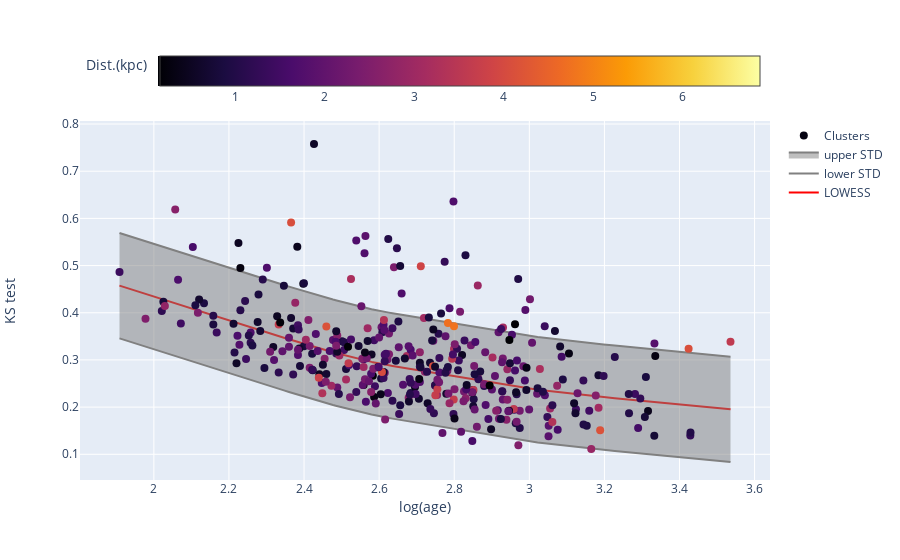

This figure's notebook cell:
### Markdown cell above
To contemplate the spatial distribution of clusters in our galaxy, we have this graph that was obtained in galactic coordinates using the numpy library.

To compose the agglomerates was used use of the high-quality membership of individual stars determined by the method described in detail in [Monteiro et al. (2020)](https://ui.adsabs.harvard.edu/abs/2020MNRAS.499.1874M/abstract) as well as determined fundamental parameters of open clusters as described in  [Dias et al. (2021)](https://ui.adsabs.harvard.edu/abs/2021MNRAS.504..356D/abstract) (and references therein) all applied to the high precision Gaia eDR3 data. With this information, we use a Monte-Carlo method that compares synthetic generated clusters to the observed ones to determine the properties of member stars based on a given set of theoretical isochrones. In this work, we use the Padova PARSEC version 1.2S database of stellar evolutionary tracks and isochrones [Bressan et al. 2012](https://ui.adsabs.harvard.edu/abs/2012MNRAS.427..127B/abstract), which is scaled to solar metal content with $Z_{\odot} = 0.0152$.

### Code cell
ind = (clusters['mass_seg_pval'] < 0.05)

X = np.log10(clusters['mass_total'][ind]).reset_index(drop=True)
Y = clusters['mass_seg'][ind].reset_index(drop=True)

# LOWESS curve
lowess_fit = lowess(Y, X)

# Calculate the mean and standard deviation
mean = lowess_fit[:, 1]
std = np.std(Y - lowess_fit[:, 1])

fig = go.Figure()

fig.add_trace(go.Scatter(x=lowess_fit[:, 0], 
                         y=lowess_fit[:, 1], mode='lines', line=dict(color='red'),
                         name='LOWESS'))

fig.add_trace(go.Scatter(x=lowess_fit[:, 0], 
                         y=mean - std, mode='lines', fill=None, 
                         line=dict(color='gray'), name='lower STD'))

fig.add_trace(go.Scatter(x=lowess_fit[:, 0],
                         y=mean + std, mode='lines', fill='tonexty', 
                         line=dict(color='gray'), name='upper STD'))

fig.add_trace(go.Scatter(x=X, y=Y, mode='markers', name= 'Clusters', marker=dict(
        size=8,
        color=clusters['dist'],
        opacity=1.0,
        symbol='circle',
        colorscale='Inferno',
        showscale=True,
        colorbar=dict(title='Dist.(kpc)', orientation='h'))))

fig.update_layout(
    xaxis=dict(title='log(age)'),
    yaxis=dict(title='KS test'),
)

### Figure 1 — Plotly figure (JSON) as saved in the notebook; plotly's stock layout.template omitted (floating-point values rounded to 4 significant figures; data arrays with more than 128 entries replaced by an {"elided": "..."} marker saying what was removed)
{"data": [{"line": {"color": "red"}, "mode": "lines", "name": "LOWESS", "type": "scatter", "x": {"elided": "368 float values"}, "y": {"elided": "368 float values"}}, {"line": {"color": "gray"}, "mode": "lines", "name": "lower STD", "type": "scatter", "x": {"elided": "368 float values"}, "y": {"elided": "368 float values"}}, {"fill": "tonexty", "line": {"color": "gray"}, "mode": "lines", "name": "upper STD", "type": "scatter", "x": {"elided": "368 float values"}, "y": {"elided": "368 float values"}}, {"marker": {"color": {"elided": "773 float values"}, "colorbar": {"orientation": "h", "title": {"text": "Dist.(kpc)"}}, "colorscale": [[0, "#000004"], [0.1111, "#1b0c41"], [0.2222, "#4a0c6b"], [0.3333, "#781c6d"], [0.4444, "#a52c60"], [0.5556, "#cf4446"], [0.6667, "#ed6925"], [0.7778, "#fb9b06"], [0.8889, "#f7d13d"], [1, "#fcffa4"]], "opacity": 1, "showscale": true, "size": 8, "symbol": "circle"}, "mode": "markers", "name": "Clusters", "type": "scatter", "x": {"elided": "368 float values"}, "y": {"elided": "368 float values"}}], "layout": {"xaxis": {"title": {"text": "log(age)"}}, "yaxis": {"title": {"text": "KS test"}}}}
